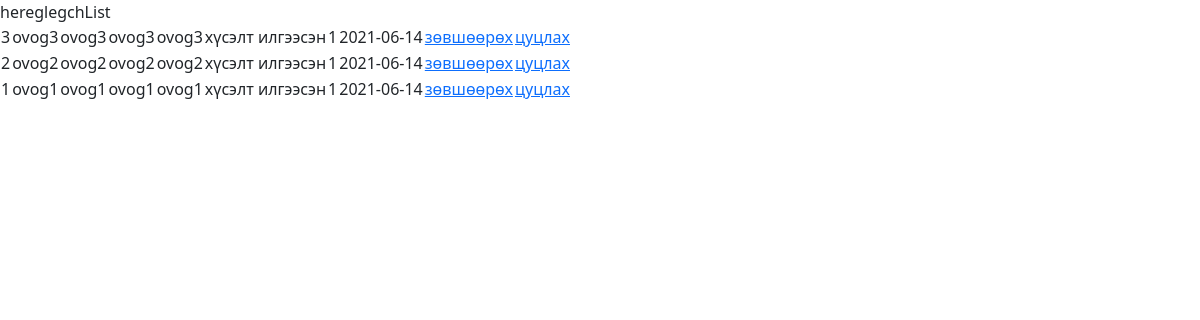
The page /reg-list on the database as committed earlier.
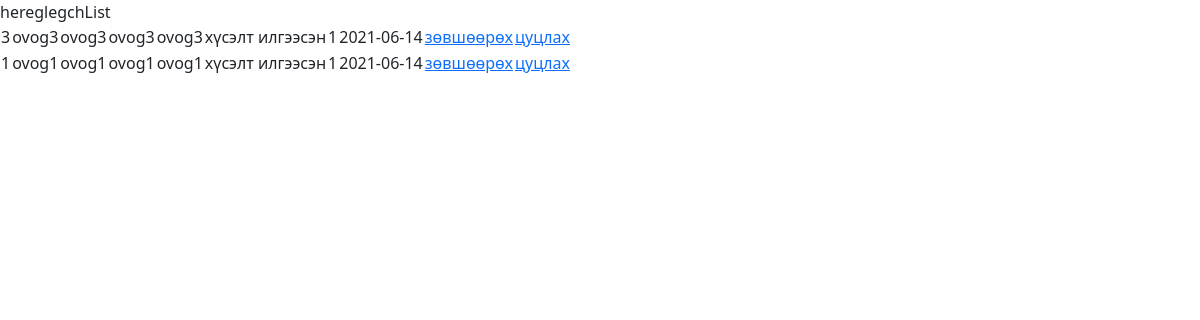
The same page on the database as committed later.
### BMweb/models.py (models this page shows, shortened)
class Hereglegch(models.Model):
    ovog=models.CharField(max_length=30, verbose_name=_("Хэрэглэгчийн  овог"))
    ner=models.CharField(max_length=30, verbose_name=_("Хэрэглэгчийн нэр"))
    mail = models.CharField(max_length=30, verbose_name=_("мейл хаяг"))
    role = models.ForeignKey(HereglegchRole, on_delete=CASCADE )
    state = models.ForeignKey(HereglegchState, on_delete=CASCADE )
    company = models.ForeignKey(Company, on_delete=CASCADE )
    password  = models.CharField(max_length=30, verbose_name=_("Хэрэглэгчийн нууц үг"))
    reg_date = models.DateTimeField(default=datetime.now)
    class Meta:
        verbose_name = _("Хэрэглэгч")
        verbose_name_plural = _("Хэрэглэгч")

class HereglegchState(models.Model):
    stateName = models.CharField(max_length=300, verbose_name=_("Хэрэглэгч төлөв"))
    class Meta:
        verbose_name = _("Хэрэглэгч төлөв")
        verbose_name_plural = _("Хэрэглэгч төлөв")
    def __str__(self):
        return self.stateName

### BMweb/views.py (the view)
# urls.py: path('reg-list', views.hereglegchList),
def hereglegchList(request):
    h = Hereglegch.objects.filter(state_id = 1).order_by('-reg_date')
    return render(request,'hereglegchList.html',{'HereglegchList': h})

### BMweb/templates/hereglegchList.html (shortened to what this page needs)
<!DOCTYPE html>
<html lang="en">
<head>
    <link href="https://cdn.jsdelivr.net/npm/bootstrap@5.0.0-beta2/dist/css/bootstrap.min.css" rel="stylesheet">
</head>
<body>
    hereglegchList
    <table>
    {% for h in HereglegchList %}
        <tr>
            <td>{{ h.id }}</td>
            <td>{{ h.ovog }}</td>
            <td>{{ h.ovog }}</td>
            <td>{{ h.ovog }}</td>
            <td>{{ h.ovog }}</td>
            <td>{{ h.state }}</td>
            <td>{{ h.state_id }}</td>
            <td>{{ h.reg_date | date:"Y-m-d" }}</td>
            <td><a href="/change-state/{{h.id}}/2">зөвшөөрөх</a></td>
            <td><a href="/change-state/{{h.id}}/3">цуцлах</a></td>
        </tr>
    {% endfor %}
    </table>
</body>
</html>

Rows that differ between the two databases and show on the page:
no longer on this page (row edited): Hereglegch: id "2", ovog "ovog2", state "хүсэлт илгээсэн", state_id "1", reg_date "2021-06-14"
